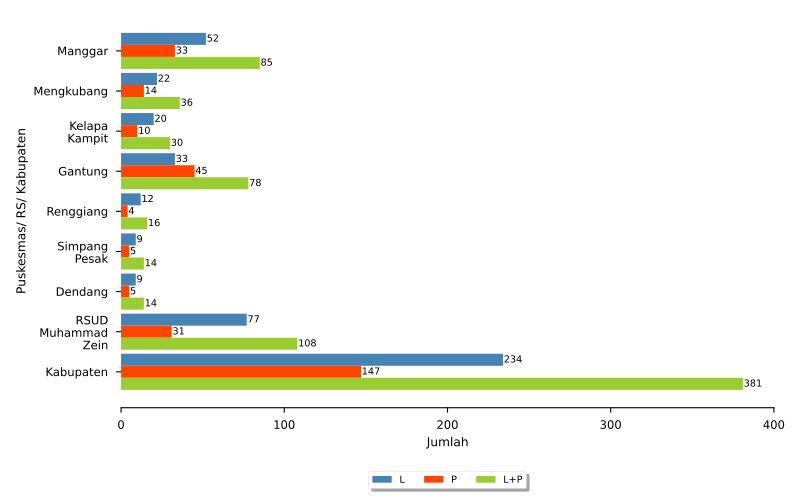

The Python source for this figure:
import numpy as np
import matplotlib.pyplot as plt
import pandas
from textwrap import wrap
from matplotlib.ticker import FuncFormatter
import locale
locale.setlocale(locale.LC_ALL, 'id_ID.UTF8')
plt.rcParams['pdf.fonttype'] = 42
plt.style.use('seaborn-paper')

import sys, os, inspect
currentdir = os.path.dirname(os.path.abspath(inspect.getfile(inspect.currentframe())))
parentdir = os.path.dirname(currentdir)
sys.path.insert(0, parentdir)

berkasData = currentdir + '\\bab_06_01a_dataKasusTB.csv'
berkasSimpan = currentdir +'\\bab_06_01a_kasusTB.pdf'
# judulDiagram = 'Penemuan Kasus TB'
sumbuX = 'Jumlah'
sumbuY = 'Puskesmas/ RS/ Kabupaten'
tickerSumbuX = np.arange(0,401,100)
labelBar1 = 'L'
labelBar2 = 'P'
labelBar3 = 'L+P'

# read data file
colnames = ['puskesmas','L','P','LP']
data = pandas.read_csv(berkasData, names=colnames, sep=';')
puskesmas = data.puskesmas.tolist()
bar1 = data.L.tolist()
bar2 = data.P.tolist()
bar3 = data.LP.tolist()

ind = np.arange(len(puskesmas))  # the x locations for the groups
width = 0.3       # the width of the bars
widthDL = 0.5      # spacing for data labels

# make bars
fig, ax = plt.subplots()
rects1 = ax.barh(ind, bar1, width, color='steelblue', label = labelBar1)
rects2 = ax.barh(ind + width, bar2, width, color='orangered', label = labelBar2)
rects3 = ax.barh(ind + 2*width, bar3, width, color='yellowgreen', label = labelBar3)

# add some text for labels, title and axes ticks
# ax.set_title(judulDiagram)
ax.set_xticks(tickerSumbuX)
ax.set_xlabel(sumbuX)
ax.xaxis.set_major_formatter(FuncFormatter(lambda x, pos: "{:n}".format(x)))

ax.set_yticks(ind+width)
ax.set_yticklabels(list([ '\n'.join(wrap(l, 10)) for l in puskesmas ]))
ax.invert_yaxis()
ax.set_ylabel(sumbuY)

ax.tick_params(axis='both', which='major', labelsize='small')
ax.spines['top'].set_visible(False)
ax.spines['right'].set_visible(False)
ax.spines['left'].set_visible(False)

# make legend box
box = ax.get_position()
ax.set_position([box.x0, box.y0 + box.height * 0.1, box.width, box.height * 0.9])
ax.legend(fontsize='x-small', loc='upper center', bbox_to_anchor=(0.5, -0.15), fancybox=True, shadow=True, ncol=3)

# add data label
for i, v in enumerate(bar1):
    ax.text(v + widthDL, i, '{:n}'.format(v), ha='left', va='center', fontsize='x-small')
for i, v in enumerate(bar2):
    ax.text(v + widthDL, i + width, '{:n}'.format(v), ha='left', va='center', fontsize='x-small')
for i, v in enumerate(bar3):
    ax.text(v + widthDL, i + 2*width, '{:n}'.format(v), ha='left', va='center', fontsize='x-small')

# finishing
pyrfig = plt.figure(1)
pyrfig.set_figwidth(8)
pyrfig.set_figheight(5)
# tight_layout to make consistent size
# adjust subplot to make room for legend
fig.subplots_adjust(bottom=0.15)
plt.tight_layout()
plt.savefig(berkasSimpan)
plt.close(pyrfig)
# plt.show()
